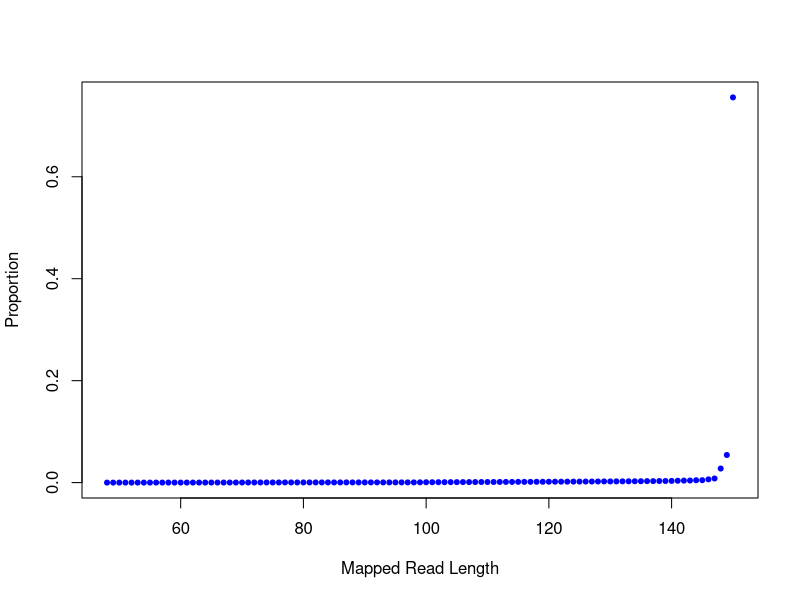

Here is the R script that generated this plot:
png("/rds/user/is460/hpc-work/muscle-rnaseq/ezbamqc/output/figs/srpk3_hom_ttnb_het_1.readlen_profile.png",width=500,height=500,units="px")
readlen_val=c(48,49,50,51,52,53,54,55,56,57,58,59,60,61,62,63,64,65,66,67,68,69,70,71,72,73,74,75,76,77,78,79,80,81,82,83,84,85,86,87,88,89,90,91,92,93,94,95,96,97,98,99,100,101,102,103,104,105,106,107,108,109,110,111,112,113,114,115,116,117,118,119,120,121,122,123,124,125,126,127,128,129,130,131,132,133,134,135,136,137,138,139,140,141,142,143,144,145,146,147,148,149,150)
readlen_count=c(72,142,233,358,520,619,790,965,1142,1290,1714,1760,1886,2011,2357,2502,2831,2882,3586,3886,4442,5030,6480,6899,7315,8248,7933,8366,8924,9633,9334,9639,9597,10550,10066,10487,10556,10533,10964,11223,11141,11405,11573,11611,12098,11760,12244,11986,11997,12319,12552,17459,21346,22488,25120,25951,27956,28516,31170,31488,33694,35259,36330,37630,39003,40968,42706,45223,45544,46998,49049,50930,53250,54524,56509,58618,60320,61357,64543,65753,68429,72135,72820,74765,77644,80112,83393,85271,90703,91198,96111,98125,104459,115206,123753,127875,146172,149946,199950,253916,870853,1710565,23867672)
plot(readlen_val,(readlen_count/31584004),pch=20,xlab="Mapped Read Length",ylab="Proportion",col="blue")
dev.state=dev.off()
